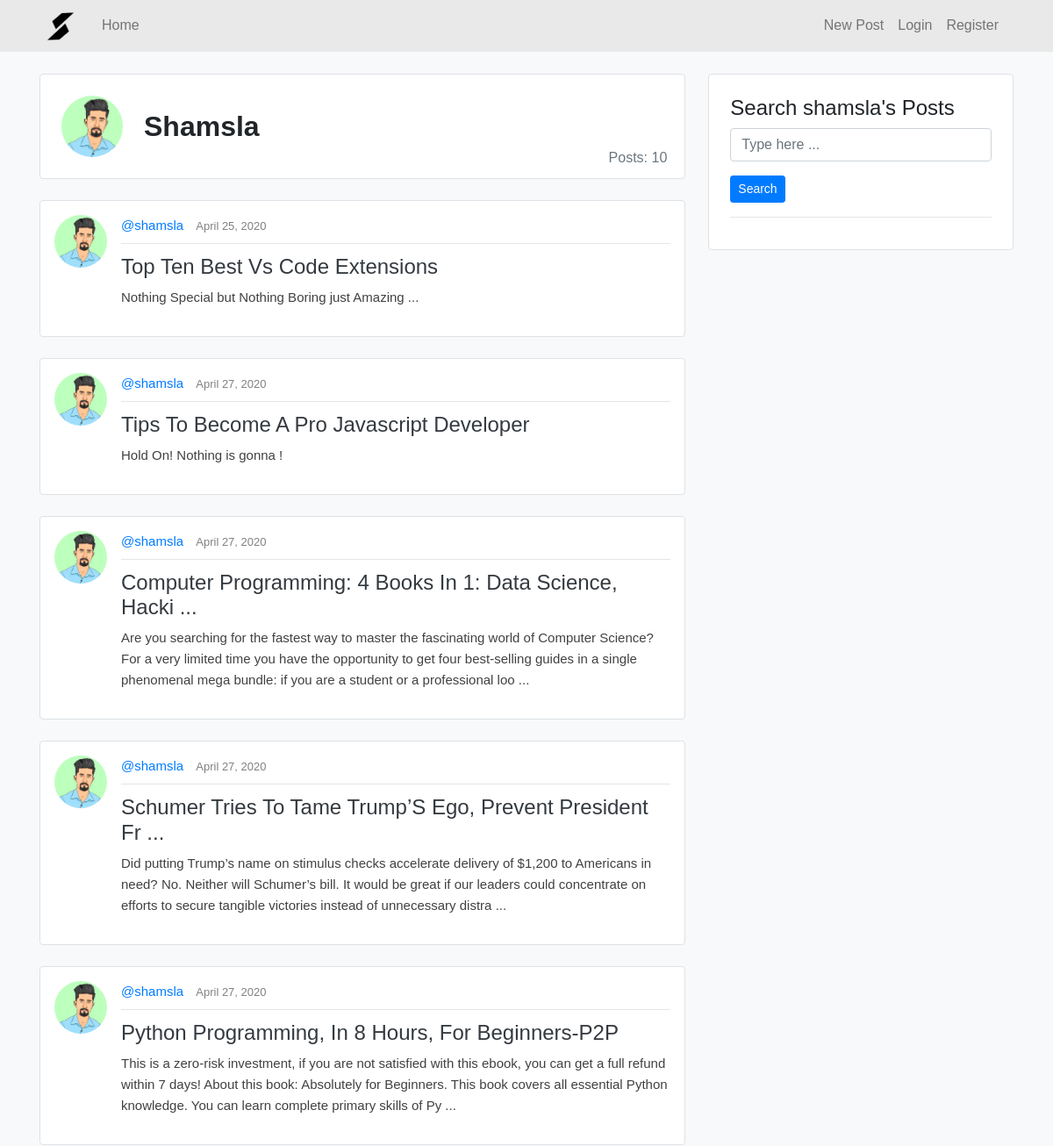
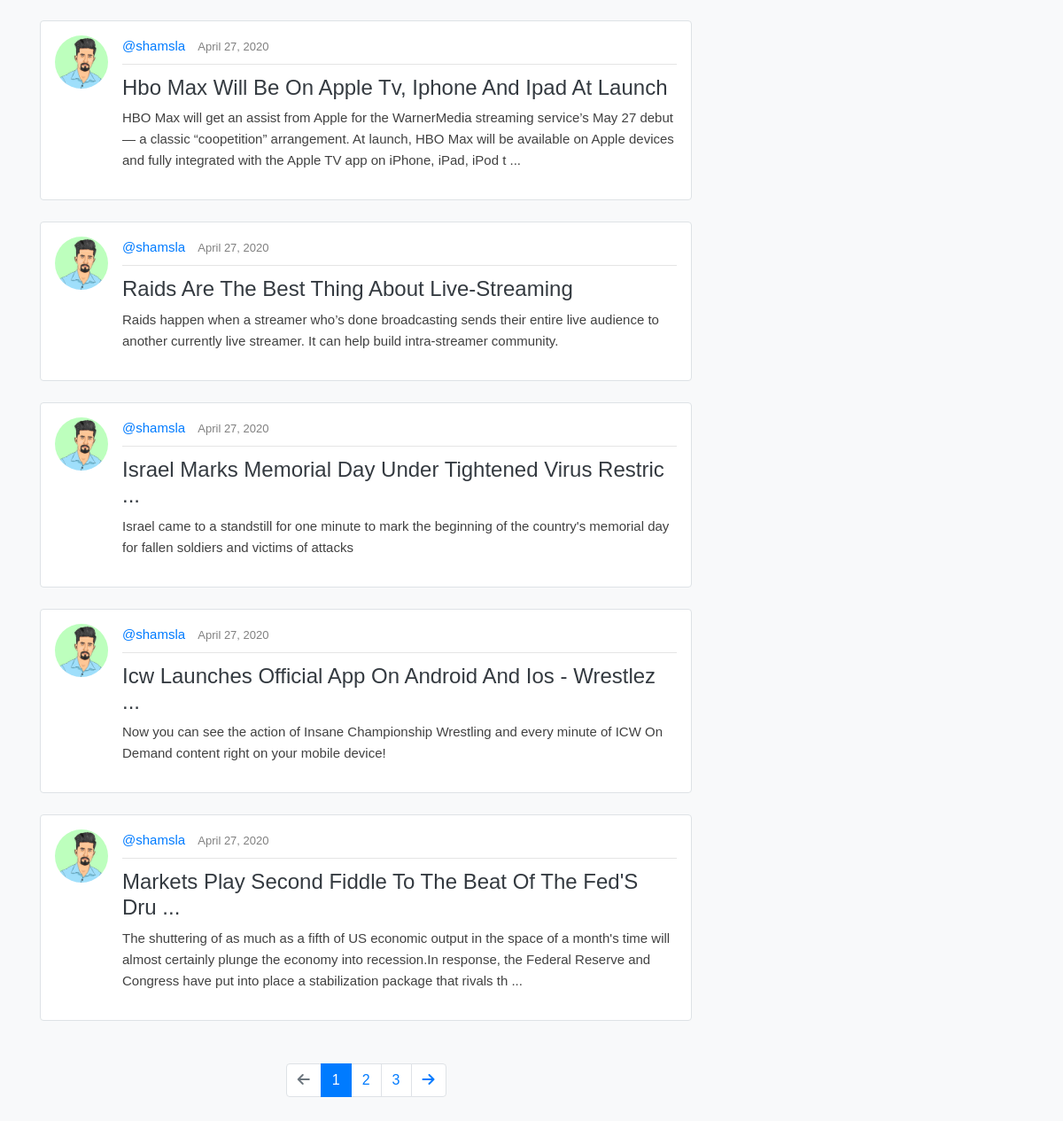
The app's page /posts/shamsla/ with its own data (2 pictures, top to bottom).
### shamsla/models.py (models this page shows, shortened)
class Post(models.Model):
    title = models.CharField(max_length = 100)
    content = models.TextField()
    date_posted = models.DateTimeField(default=timezone.now)
    author = models.ForeignKey(User, on_delete=models.CASCADE)

### users/models.py (models this page shows, shortened)
class Profile(models.Model):
    user = models.OneToOneField(User, on_delete=models.CASCADE)
    join_date = models.DateTimeField(default=timezone.now)
    image = models.ImageField(default='users/images/default.PNG', upload_to='profile_pics')

### shamsla/views.py (the view)
# urls.py: path('posts/<author>/', views.UserPostsListView.as_view(), name="user-posts"),
class UserPostsListView(ListView):
    model = Post
    context_object_name = "posts"
    template_name = "shamsla/user_posts.html"
    ordering = ["date_posted"]
    paginate_by  = 10
    def get_queryset(self):
        q_set = super(UserPostsListView, self).get_queryset()
        author_name = self.request.path.split('/')[-2]
        author = get_list_or_404(User, username=author_name)
        q_set = q_set.filter(author=author[0])
        return q_set

### shamsla/templates/shamsla/user_posts.html (shortened to what this page needs)
{% extends 'shamsla/layout/index.html' %}
{% load static %}
{% load formsfilter %}
{% block styles %}
    <link rel="stylesheet" href="{% static 'shamsla/css/media.e9e2f1dc.css' %}">
    <link rel="stylesheet" href="{% static 'shamsla/css/home.0442dd0a.css' %}">
{% endblock %}
{% block content %}
<br>
<div class="d-flex justify-content-between align-items-start">
  <div class="home-wrapper">
    <div class="p-4 border rounded d-flex align-items-center" style="background-color: #ffffff;position: relative;">
      <a href="{% url 'profile' posts.0.author.username %}">
      <img width="70" height="70" src="{{ posts.0.author.profile.image.url }}" class="rounded-circle align-self-start mr-4" alt="author">
      </a>
        <h2 class="font-weight-bold m-0">{{ posts.0.author|title}}</h2>
        <p class="m-0 text-muted" style="position: absolute;bottom: 10px; right: 20px;">Posts: {{posts|length}}</p>
    </div>
    <br>
    {% for post in posts %}
      <div class="media border p-3 rounded my-media">
        <a href="{% url 'profile' post.author.username %}"><img width="60" height="60" src="{{post.author.profile.image.url}}" class="rounded-circle align-self-start mr-3" alt="..."></a>
        <div class="media-body">
            <div class="d-flex align-items-center justify-content-between">
                <p class="my-uname"><a href="{% url 'profile' post.author.username %}">@{{post.author}} </a><span class="my-post-date">{{post.date_posted|date:"F j, Y" }}</span></p>
            </div>
            <hr>
            {% if post.title|length > 55 %}
              <h4 class="mt-0"><a class="text-dark" href="{% url 'post-detail' post.id %}">{{post.title|slice:":55"}} ...</a></h4>
          {% else %}
            <h4 class="mt-0"><a class="text-dark" href="{% url 'post-detail' post.id %}">{{post.title}}</a></h4>
          {% endif %}
          {% if post.content|length > 250 %}
            <p>{{post.content|slice:":250"}} ...</p>
          {% else %}
            <p>{{post.content}}</p>
          {% endif %}
        </div>
      </div>
      <br>
      {% endfor %}
      {% include 'shamsla/layout/pagination_boil.html' %}
    </div>
    <div class="sidebar p-4 border rounded">
      <form action="#" class="form-group">
      {% if user == posts.0.author %}
        <h4>Search Your Posts</h4>
      {% else %}
        <h4>Search {{ posts.0.author.username}}'s Posts </h4>
      {% endif %}
        <input placeholder="Type here ..." type="text" class="form-control">
        <button type="submit" class="btn btn-sm btn-primary mt-3">Search</button>
      </form>
      <hr>
    </div>
    </div>
{% endblock %}

### shamsla/static/shamsla/css/media.e9e2f1dc.css (style rules this page uses)
.my-media { background: #ffffff; }
.my-media p { color: rgb(65, 65, 65); font-size: 15px; }
.my-uname { padding: 0; margin: 0; }
.my-post-date { color: grey; font-size: 13px; }
.my-uname a { padding-right: 10px; }
hr { margin: 8px 0px; margin-bottom: 12px; }

### shamsla/static/shamsla/css/home.0442dd0a.css (style rules this page uses)
.home-wrapper { width: 68%; margin-right: 26px; }
.sidebar { width: 32%; background-color: #ffffff }

### shamsla/templates/shamsla/layout/index.html (style rules this page uses)
body { font-family: 'Poppins', sans-serif; background-color: #f8f9fa; }
p { line-height: 1.6; }

### records on screen
Post: author.image (picture), author.username "Shamsla", author.profile.image (picture), author "shamsla", date_posted "April 25, 2020", title "Top Ten Best Vs Code Extensions", content "Nothing Special but Nothing Boring just Amazing ...", author.username "shamsla"
Post: author.profile.image (picture), author "shamsla", date_posted "April 27, 2020", title "Tips To Become A Pro Javascript Developer", content "Hold On! Nothing is gonna !"
Post: author.profile.image (picture), author "shamsla", date_posted "April 27, 2020", title "Computer Programming: 4 Books In 1: Data Science, Hacki", content "Are you searching for the fastest way to master the fascinating world of Computer Science? For a very limited time you have the opportunity to get four best-selling guides in a single phenomenal mega bundle: if you are a student or a professional loo"
Post: author.profile.image (picture), author "shamsla", date_posted "April 27, 2020", title "Schumer Tries To Tame Trump’S Ego, Prevent President Fr", content "Did putting Trump’s name on stimulus checks accelerate delivery of $1,200 to Americans in need? No. Neither will Schumer’s bill. It would be great if our leaders could concentrate on efforts to secure tangible victories instead of unnecessary distra"
Post: author.profile.image (picture), author "shamsla", date_posted "April 27, 2020", title "Python Programming, In 8 Hours, For Beginners-P2P", content "This is a zero-risk investment, if you are not satisfied with this ebook, you can get a full refund within 7 days! About this book: Absolutely for Beginners. This book covers all essential Python knowledge. You can learn complete primary skills of Py"
Post: author.profile.image (picture), author "shamsla", date_posted "April 27, 2020", title "Hbo Max Will Be On Apple Tv, Iphone And Ipad At Launch", content "HBO Max will get an assist from Apple for the WarnerMedia streaming service’s May 27 debut — a classic “coopetition” arrangement. At launch, HBO Max will be available on Apple devices and fully integrated with the Apple TV app on iPhone, iPad, iPod t"
Post: author.profile.image (picture), author "shamsla", date_posted "April 27, 2020", title "Raids Are The Best Thing About Live-Streaming", content "Raids happen when a streamer who’s done broadcasting sends their entire live audience to another currently live streamer. It can help build intra-streamer community."
Post: author.profile.image (picture), author "shamsla", date_posted "April 27, 2020", title "Israel Marks Memorial Day Under Tightened Virus Restric", content "Israel came to a standstill for one minute to mark the beginning of the country's memorial day for fallen soldiers and victims of attacks"
Post: author.profile.image (picture), author "shamsla", date_posted "April 27, 2020", title "Icw Launches Official App On Android And Ios - Wrestlez", content "Now you can see the action of Insane Championship Wrestling and every minute of ICW On Demand content right on your mobile device!"
Post: author.profile.image (picture), author "shamsla", date_posted "April 27, 2020", title "Markets Play Second Fiddle To The Beat Of The Fed'S Dru", content "The shuttering of as much as a fifth of US economic output in the space of a month's time will almost certainly plunge the economy into recession.In response, the Federal Reserve and Congress have put into place a stabilization package that rivals th"

### other values on screen
{{ posts|length }} "10"
{{ num }} "1"
{{ num }} "2" "3"
